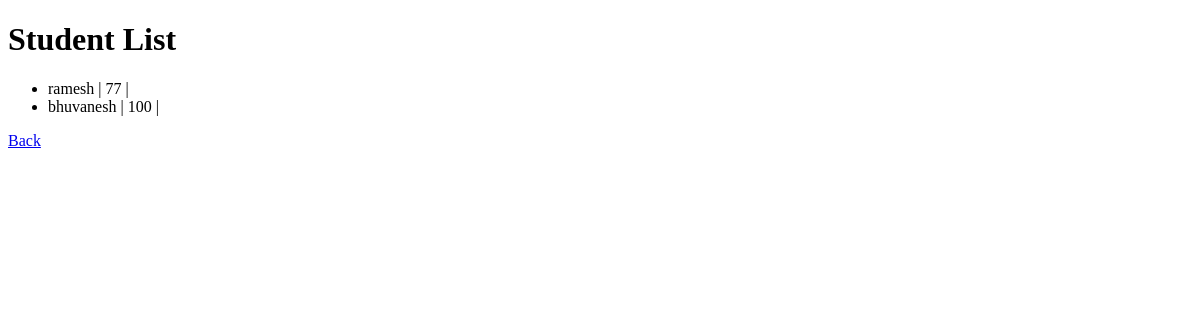
Before: /students with the older database file.
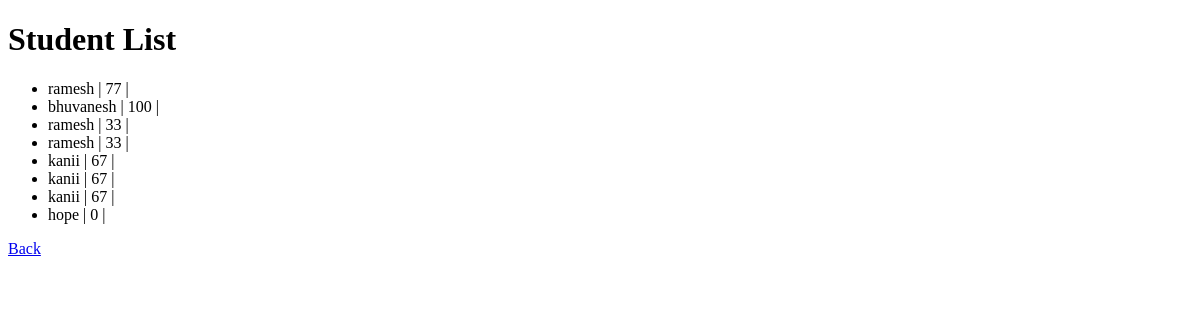
After: the same page with the newer database file.
### tables this page shows
CREATE TABLE students (
            id INTEGER PRIMARY KEY AUTOINCREMENT,
            name TEXT,
            marks INTEGER
        );

### app.py (the view)
@app.route("/students")
def view_students():
    conn = sqlite3.connect("students.db")
    cursor = conn.cursor()
    cursor.execute("SELECT name, marks FROM students")
    students = cursor.fetchall()
    conn.close()
    return render_template("students.html", students=students)

### templates/students.html (shortened to what this page needs)
<!DOCTYPE html>
<html>
<head>
</head>
<body>
    <h1>Student List</h1>
    <ul>
        {% for student in students %}
            <li>{{ student[0] }} | {{ student[1] }} | {{ student[2] }}</li>
        {% endfor %}
    </ul>
    <a href="/">Back</a>
</body>
</html>

Changed rows visible on the page:
added students: name "ramesh", marks "33"
added students: name "ramesh", marks "33"
added students: name "kanii", marks "67"
added students: name "kanii", marks "67"
added students: name "kanii", marks "67"
added students: name "hope", marks "0"
